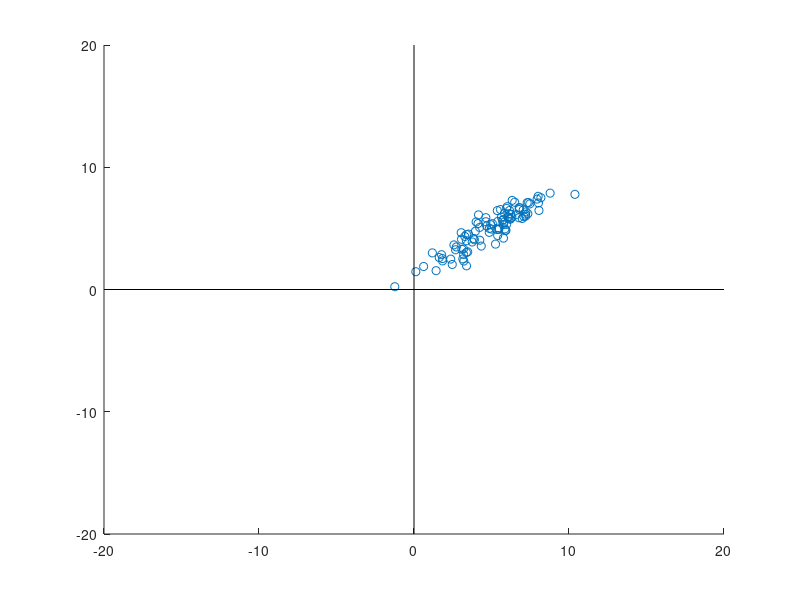
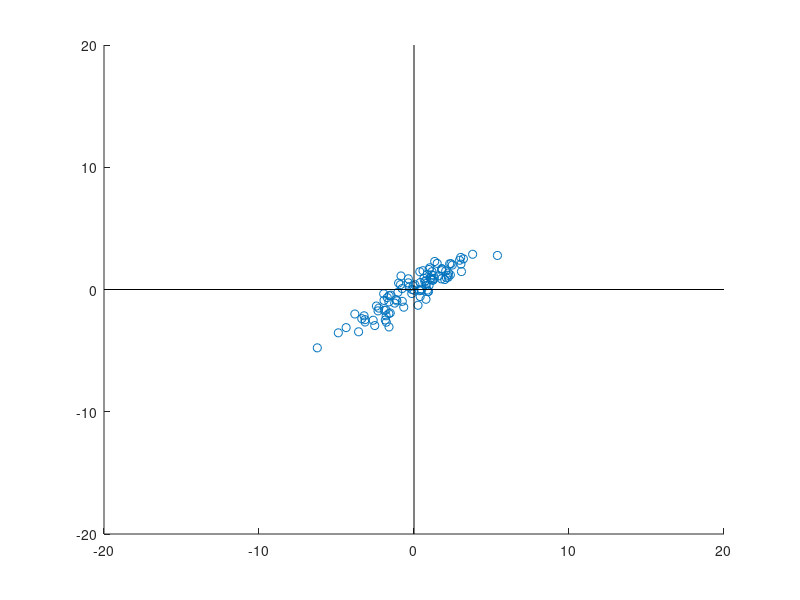
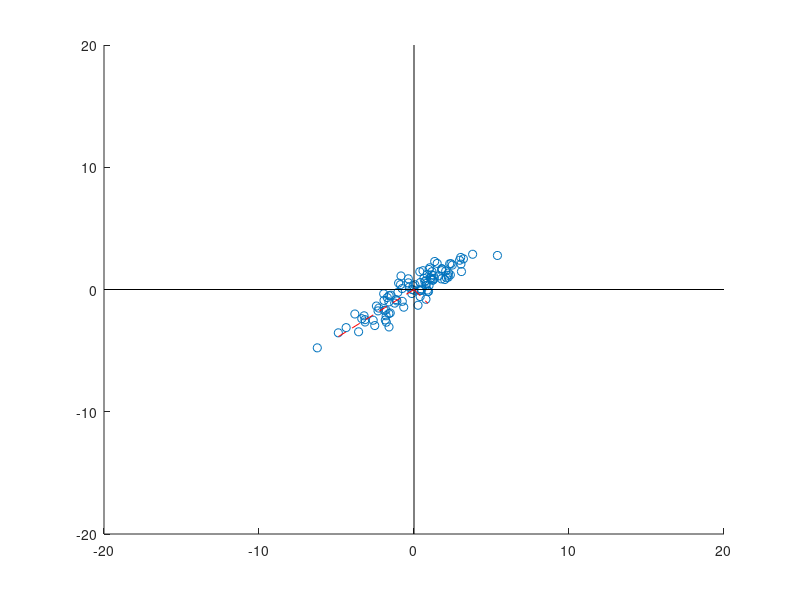
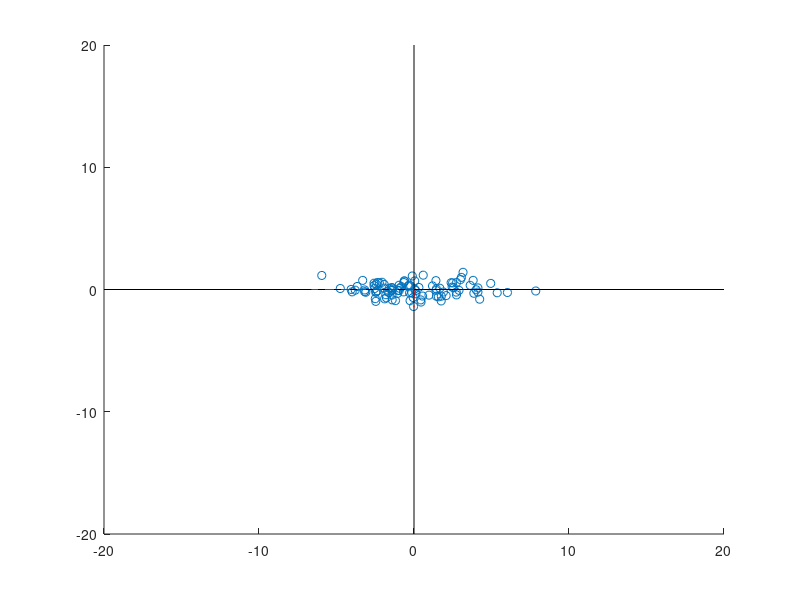

Write MATLAB code to recreate these figures, in order.
function step_by_step_pca()

x = mnd(100,2,[5 5],[5 4;2 2])';
str = '1. Original data';
disp(str)
figure('Name',str,'NumberTitle','off')
scatter(x(1,:),x(2,:));
add_lines();
% pause

mu = mean(x,2);
x_bar = x-repmat(mu,1,size(x,2));

str = '2. Center data';
disp(str)
figure('Name',str,'NumberTitle','off')
scatter(x_bar(1,:),x_bar(2,:));
add_lines();
% pause


str = '3. plot eigen vectots scaled by eigen values';
disp(str)
figure('Name',str,'NumberTitle','off')
scatter(x_bar(1,:),x_bar(2,:));
add_lines();
plot_eigen_vectors(cov(x_bar'));
% pause

str = '4. Represent the centered data in the eigen vectors space';
disp(str)
figure('Name',str,'NumberTitle','off')

[U, lambda] = eig(cov(x_bar'));
lambda_vec = diag(lambda);
[sorted_lambdas, ind] = sort(lambda_vec,'descend');
U = U(:,ind); %sort matrix

Z_bar = U'*x_bar;
scatter(Z_bar(1,:),Z_bar(2,:));
add_lines();
plot_eigen_vectors(cov(Z_bar'));
% pause


str = '5. Shift back the transformed data';
disp(str)
figure('Name',str,'NumberTitle','off')
Z = Z_bar + repmat(mu,1,size(x,2));
scatter(Z(1,:),Z(2,:));
add_lines();
plot_eigen_vectors(cov(Z_bar'));

disp('original eigen vectors')
U

disp('Lets keep just the eigenvector corresponding to the highest eigenvalue.. ')
Uk = U(:,1);
Uk
Zk_bar = Uk'*x_bar;
% pause

str = '6. Projecting using the k-highest eigenvectors corresponds to a k-rank approximation of the data.';
disp(str)
figure('Name',str,'NumberTitle','off')
scatter(Zk_bar,zeros(size(Zk_bar)));
add_lines();
% pause


str = '7. Reconstruct the original data';
disp(str)
figure('Name',str,'NumberTitle','off')
X_bar_rec = Uk*Zk_bar;
scatter(X_bar_rec(1,:),X_bar_rec(2,:));
add_lines();
% pause

str = '8. Shift back the reconstructed data';
disp(str)
figure('Name',str,'NumberTitle','off')
X_rec = X_bar_rec + repmat(mu,1,size(x,2));
scatter(X_rec(1,:),X_rec(2,:));
add_lines();
% pause

end


function add_lines()

	ylim([-20,20]);
	xlim([-20,20]);
	hold on
	plot([-20,20],[0,0],'k-');
	plot([0,0],[-20,20],'k-');
end

function plot_eigen_vectors(mat)

	[U, lambda] = eig(mat);
	lambda_vec = diag(lambda);
	[sorted_lambdas, ind] = sort(lambda_vec,'descend');

	%eigen vectors in the columns
	Us = U(:,ind); %sorted matrix
	hold on
	scale_f = 5;
	plot(sorted_lambdas(1)*[0,Us(1,1)], sorted_lambdas(1)*[0,Us(2,1)],'r--');
	plot(scale_f*sorted_lambdas(2)*[0,Us(1,2)], scale_f*sorted_lambdas(2)*[0,Us(2,2)],'r--');
end

function x = mnd(N,d,rmean,covariance)
	%Generates a Multivariate Normal Distribution

	[rowsm, colsm] = size(rmean);
	lengthmean = length(rmean);
	[rowsv, colsv] = size(covariance);

	if rowsv ~= colsv
	    error('Covariance matrix should be square')
	end
	if lengthmean ~= rowsv
	    error('The dimension of the requested mean is not equal to the dimensions of the covariance')
	end
	if d ~= lengthmean
	    error('The mean should have the same dimension as the requested samples')
	end

	if N < 1
	    N=1;
	end

	N=fix(N);

	if (colsm==1)
	    rmean=rmean';
	end

	x = randn(N,d);  %generate the samples using built in Matlab function
	xmean = mean(x); %calculate the sample mean

	%subtract off the mean when N > 1. This removes any mean from the Matlab generated numbers
	if N>1
	 x=x-repmat(xmean,[N,1]);
	end

	[R,p]=chol(covariance);
	if p>0
	    x=x*sqrtm(covariance);
	else
	    x=x*R;
	end

	x= x+repmat(rmean,[N,1]);
end
